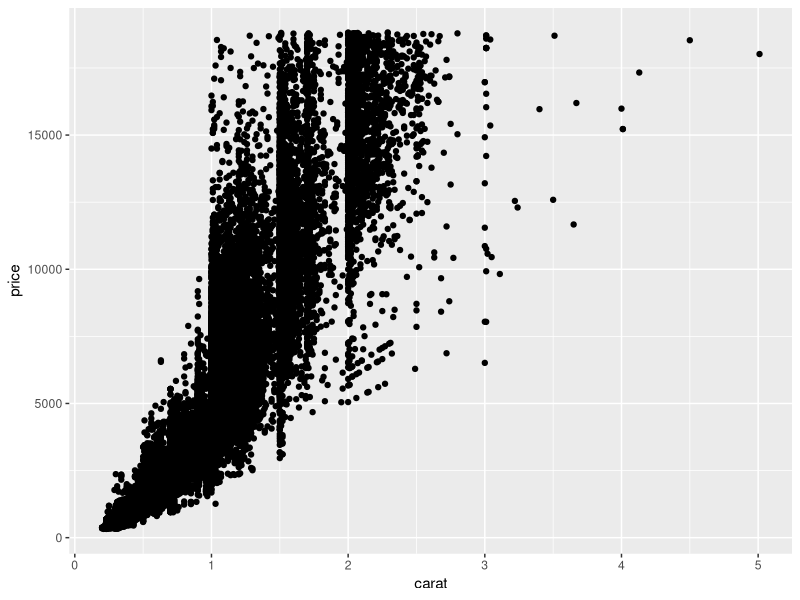
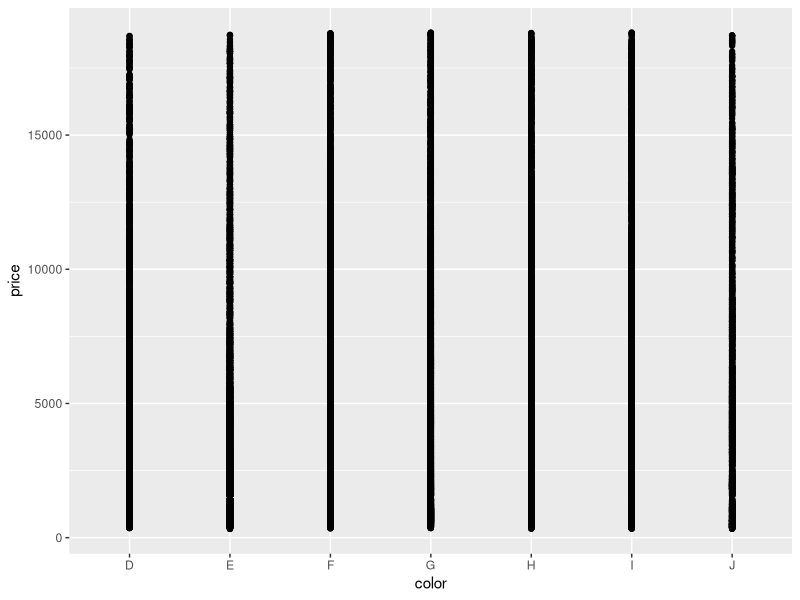
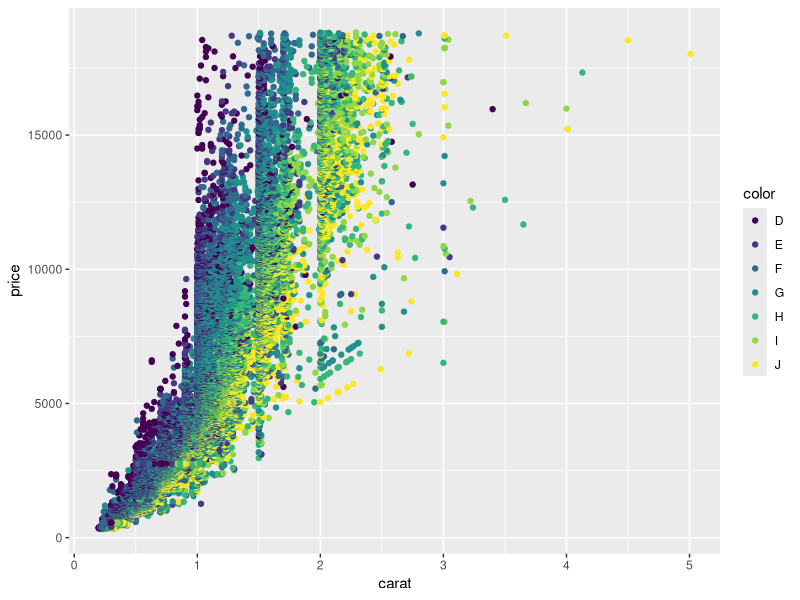
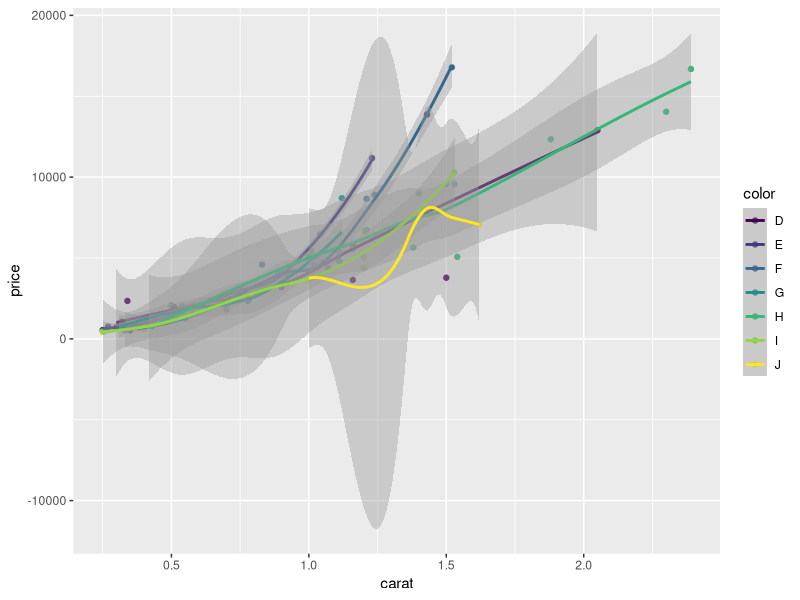

Write the R code that produced these figures, in order.
## ---- chunk 1
library(tidyverse)
## ---- chunk 2
ggplot(data=diamonds, aes(x=carat,y=price)) +
  geom_point()
## ---- chunk 3
ggplot(data=diamonds, aes(x=color,y=price)) +
  geom_point()
## ---- chunk 4
ggplot(data=diamonds, aes(x=carat,y=price, color=color)) +
  geom_point()
## ---- chunk 5
dsample <- diamonds[sample(nrow(diamonds), 100), ]

ggplot(data=dsample, aes(x=carat,y=price, color=color)) +
  geom_point() +
  geom_smooth()
